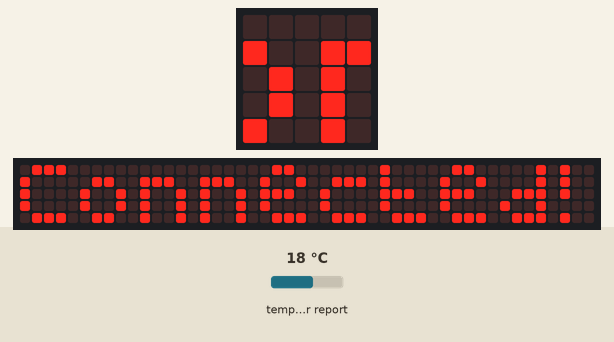
This program was run on a simulated BBC micro:bit running MicroPython. Parts: the board's 5×5 LED display, a strip that is not on the board, showing the scrolling text unrolled. The inputs (shaded band) are chosen by the test bench; at power-on: temperature in the web weather report 18 °C. WiFi joins after 1.5 s; requests to the public web service named in the program get a made-up reply in its usual format after 0.4 s (London, UTC, broken clouds, 64 % humidity, 1013 hPa unless stated); the 48×5 strip is a reading aid, not a part: it shows the text the display is scrolling, unrolled, one strip-width of it at a time.

Above: at 12.37 s.
12.4 s: temperature in the web weather report set to -14 °C
At 18.92 s:
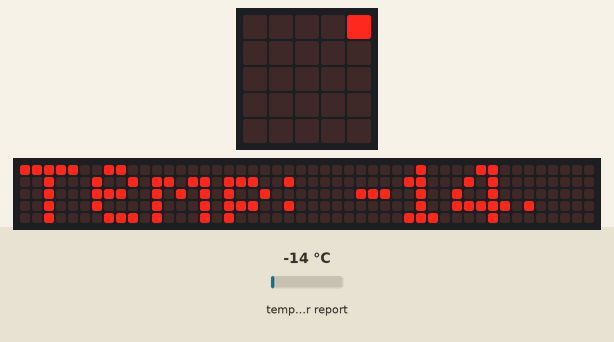
At 38.1 s:
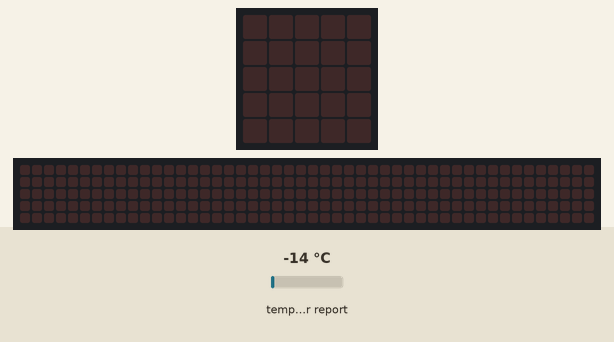

The program:

weather-api.py
```python
"""
# weather-api.py
# This is run on micro:bit v2 (not v1).
# Described at https://gumroad.github.io/microbit
# From https://www.perplexity.ai/search/write-in-python-microbit-v2-ca-4dlBzZsCQtaSsD3SETObJg
"""
import urequests
import network
from microbit import *

## Wi-Fi Connection
def connect_wifi(ssid, password):
    wlan = network.WLAN(network.STA_IF)
    wlan.active(True)
    if not wlan.isconnected():
        display.scroll("Connecting...")
        wlan.connect(ssid, password)
        while not wlan.isconnected():
            pass
    display.scroll("Connected!")
    return wlan

## Weather API Call
def get_weather(api_key, city):
    url = f"http://api.openweathermap.org/data/2.5/weather?q={city}&appid={api_key}&units=metric"
    response = urequests.get(url)
    if response.status_code == 200:
        data = response.json()
        return data
    else:
        return None

## Main Program
ssid = "Your_WiFi_SSID"
password = "Your_WiFi_Password"
api_key = "Your_OpenWeatherMap_API_Key"
city = "London"

# Connect to Wi-Fi
wlan = connect_wifi(ssid, password)

# Get weather data
weather_data = get_weather(api_key, city)

if weather_data:
    temp = weather_data['main']['temp']
    description = weather_data['weather'][0]['description']

    display.scroll(f"Temp: {temp}C")
    display.scroll(description)
else:
    display.scroll("Error")

# Disconnect Wi-Fi
wlan.disconnect()
```
